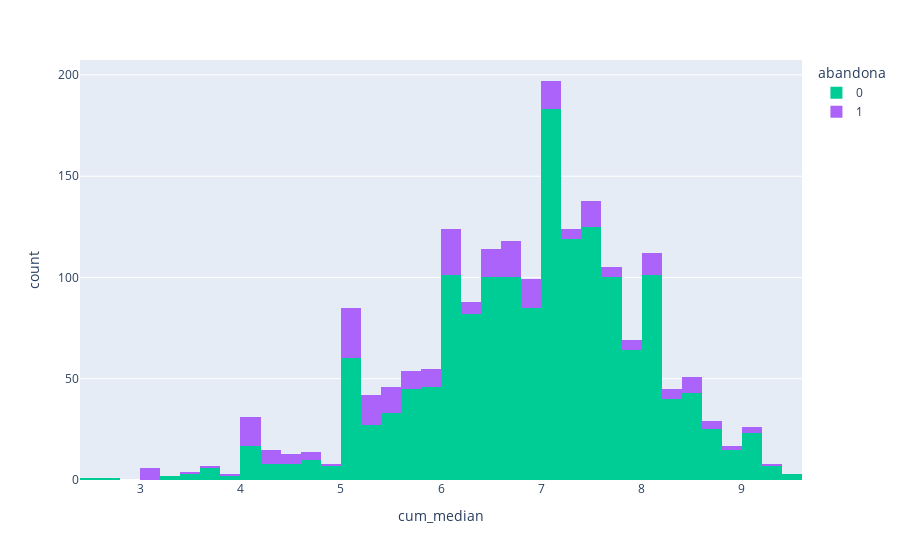
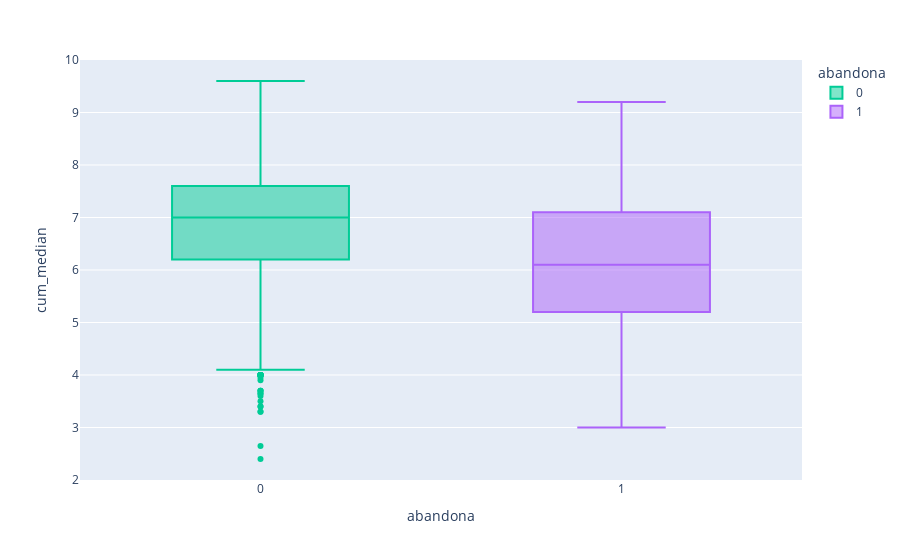
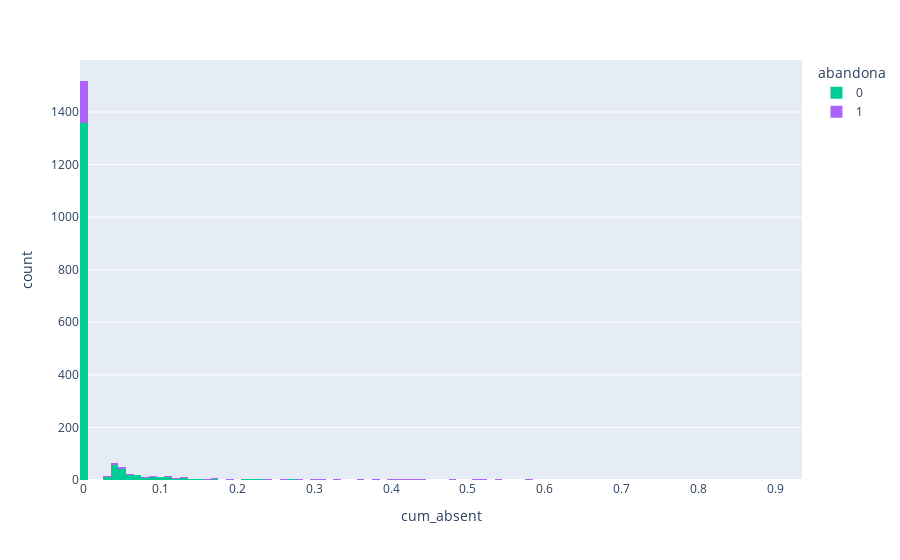
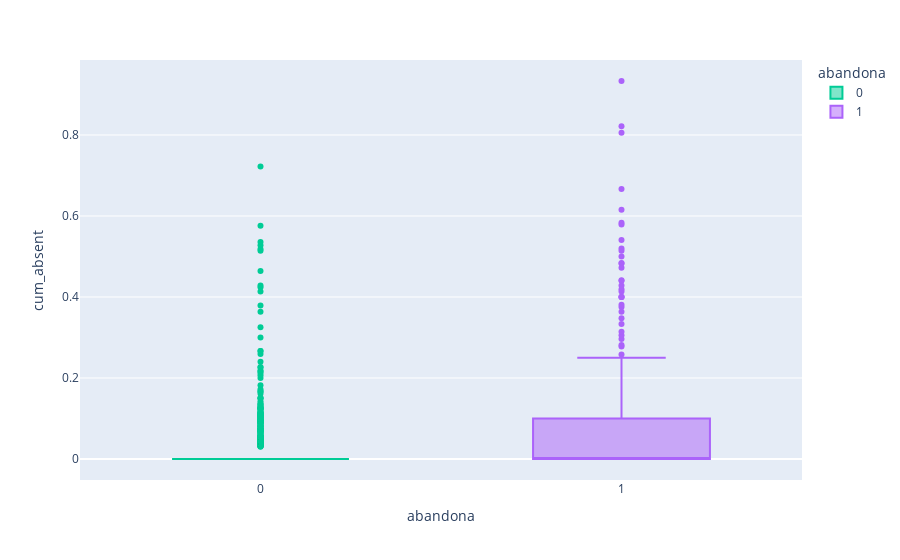

The cell these charts' notebook holds for them, in order:
### Code cell
for col in numerical_cols:
    fig = px.histogram(dv_analys_record_personal_access,x=col, color='abandona',
                  color_discrete_map={'N':'Red','S':'Blue'})
    fig1 = px.box(dv_analys_record_personal_access, x="abandona", y=col,
                  color="abandona", color_discrete_map={'N':'Red','S':'Blue'})
    fig.show()
    fig1.show()

### Figure 1 — Plotly figure (JSON) as saved in the notebook; plotly's stock layout.template omitted (floating-point values rounded to 4 significant figures; data arrays with more than 128 entries replaced by an {"elided": "..."} marker saying what was removed)
{"data": [{"alignmentgroup": "True", "bingroup": "x", "hovertemplate": "abandona=0<br>cum_median=%{x}<br>count=%{y}<extra></extra>", "legendgroup": "0", "marker": {"color": "#00cc96"}, "name": "0", "offsetgroup": "0", "orientation": "v", "showlegend": true, "type": "histogram", "x": {"elided": "1593 float values"}, "xaxis": "x", "yaxis": "y"}, {"alignmentgroup": "True", "bingroup": "x", "hovertemplate": "abandona=1<br>cum_median=%{x}<br>count=%{y}<extra></extra>", "legendgroup": "1", "marker": {"color": "#ab63fa"}, "name": "1", "offsetgroup": "1", "orientation": "v", "showlegend": true, "type": "histogram", "x": {"elided": "262 float values"}, "xaxis": "x", "yaxis": "y"}], "layout": {"barmode": "relative", "legend": {"title": {"text": "abandona"}, "tracegroupgap": 0}, "margin": {"t": 60}, "xaxis": {"anchor": "y", "domain": [0, 1], "title": {"text": "cum_median"}}, "yaxis": {"anchor": "x", "domain": [0, 1], "title": {"text": "count"}}}}

### Figure 2 — Plotly figure (JSON) as saved in the notebook; plotly's stock layout.template omitted (floating-point values rounded to 4 significant figures; data arrays with more than 128 entries replaced by an {"elided": "..."} marker saying what was removed)
{"data": [{"alignmentgroup": "True", "hovertemplate": "abandona=%{x}<br>cum_median=%{y}<extra></extra>", "legendgroup": "0", "marker": {"color": "#00cc96"}, "name": "0", "notched": false, "offsetgroup": "0", "orientation": "v", "showlegend": true, "type": "box", "x": {"elided": "1593 int values"}, "x0": " ", "xaxis": "x", "y": {"elided": "1593 float values"}, "y0": " ", "yaxis": "y"}, {"alignmentgroup": "True", "hovertemplate": "abandona=%{x}<br>cum_median=%{y}<extra></extra>", "legendgroup": "1", "marker": {"color": "#ab63fa"}, "name": "1", "notched": false, "offsetgroup": "1", "orientation": "v", "showlegend": true, "type": "box", "x": {"elided": "262 int values"}, "x0": " ", "xaxis": "x", "y": {"elided": "262 float values"}, "y0": " ", "yaxis": "y"}], "layout": {"boxmode": "overlay", "legend": {"title": {"text": "abandona"}, "tracegroupgap": 0}, "margin": {"t": 60}, "xaxis": {"anchor": "y", "categoryarray": [0, 1], "categoryorder": "array", "domain": [0, 1], "title": {"text": "abandona"}}, "yaxis": {"anchor": "x", "domain": [0, 1], "title": {"text": "cum_median"}}}}

### Figure 3 — Plotly figure (JSON) as saved in the notebook; plotly's stock layout.template omitted (floating-point values rounded to 4 significant figures; data arrays with more than 128 entries replaced by an {"elided": "..."} marker saying what was removed)
{"data": [{"alignmentgroup": "True", "bingroup": "x", "hovertemplate": "abandona=0<br>cum_absent=%{x}<br>count=%{y}<extra></extra>", "legendgroup": "0", "marker": {"color": "#00cc96"}, "name": "0", "offsetgroup": "0", "orientation": "v", "showlegend": true, "type": "histogram", "x": {"elided": "1593 float values"}, "xaxis": "x", "yaxis": "y"}, {"alignmentgroup": "True", "bingroup": "x", "hovertemplate": "abandona=1<br>cum_absent=%{x}<br>count=%{y}<extra></extra>", "legendgroup": "1", "marker": {"color": "#ab63fa"}, "name": "1", "offsetgroup": "1", "orientation": "v", "showlegend": true, "type": "histogram", "x": {"elided": "262 float values"}, "xaxis": "x", "yaxis": "y"}], "layout": {"barmode": "relative", "legend": {"title": {"text": "abandona"}, "tracegroupgap": 0}, "margin": {"t": 60}, "xaxis": {"anchor": "y", "domain": [0, 1], "title": {"text": "cum_absent"}}, "yaxis": {"anchor": "x", "domain": [0, 1], "title": {"text": "count"}}}}

### Figure 4 — Plotly figure (JSON) as saved in the notebook; plotly's stock layout.template omitted (floating-point values rounded to 4 significant figures; data arrays with more than 128 entries replaced by an {"elided": "..."} marker saying what was removed)
{"data": [{"alignmentgroup": "True", "hovertemplate": "abandona=%{x}<br>cum_absent=%{y}<extra></extra>", "legendgroup": "0", "marker": {"color": "#00cc96"}, "name": "0", "notched": false, "offsetgroup": "0", "orientation": "v", "showlegend": true, "type": "box", "x": {"elided": "1593 int values"}, "x0": " ", "xaxis": "x", "y": {"elided": "1593 float values"}, "y0": " ", "yaxis": "y"}, {"alignmentgroup": "True", "hovertemplate": "abandona=%{x}<br>cum_absent=%{y}<extra></extra>", "legendgroup": "1", "marker": {"color": "#ab63fa"}, "name": "1", "notched": false, "offsetgroup": "1", "orientation": "v", "showlegend": true, "type": "box", "x": {"elided": "262 int values"}, "x0": " ", "xaxis": "x", "y": {"elided": "262 float values"}, "y0": " ", "yaxis": "y"}], "layout": {"boxmode": "overlay", "legend": {"title": {"text": "abandona"}, "tracegroupgap": 0}, "margin": {"t": 60}, "xaxis": {"anchor": "y", "categoryarray": [0, 1], "categoryorder": "array", "domain": [0, 1], "title": {"text": "abandona"}}, "yaxis": {"anchor": "x", "domain": [0, 1], "title": {"text": "cum_absent"}}}}
